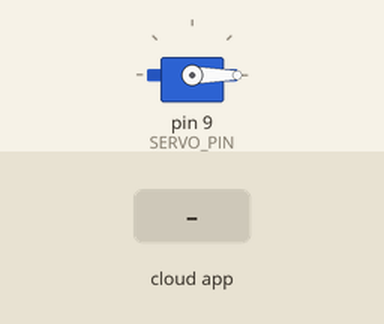
This sketch was run on a simulated Arduino Uno, built with avr-gcc and run on an emulated ATmega328P. Parts: servo. Inputs (shaded band) come from the test bench. The ROS host is connected and sends only what is stated.

Above: at 1.2 s.
1.3 s: the phone or cloud app sets base_antenna_angle to 1
Timing chart, 0 to 4.3 s (numbered marks = the images above; inputs shaded):
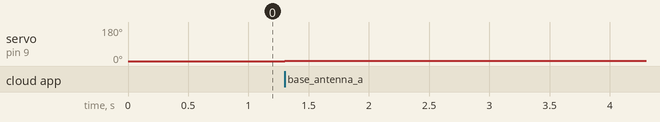

Measured:
- after the input at 1.3 s, servo on pin 9 (SERVO_PIN): 0° → 1° at once

The sketch:

Base_Antenna.ino
```cpp
//AUTHORS: David Hill (based on code by Joseph Cannon and Spencer Stowell)
//DATE: 4/11/2023
//PURPOSE: Add ROS functionality to base antenna servo

//Topic for servo is: "base_antenna_angle"

//include ROS libraries
#include <ros.h>
#include <std_msgs/UInt8.h>

//this is the header file for running a servos
#include <Servo.h>

using namespace std;

const int SERVO_PIN = 9;
volatile uint8_t angleCommand = 0;
Servo antennaServo;  // create servo object to control a servo

//set up ROS node handle.
ros::NodeHandle nh;

//ros node callback (gets called when something gets published to the base_antenna_angle topic)
//Expects object of type Uint16 from the rover_msgs package
void servoCb(const std_msgs::UInt8 &angleCmd) {
  angleCommand = angleCmd.data;
}


//subscribe to Ros topic for servo commands
//The topic is in quotes "" and the callback fn follows the &
ros::Subscriber<std_msgs::UInt8> subservo("base_antenna_angle", &servoCb);

void setup() {

  nh.getHardware()->setBaud(115200);
  nh.initNode();
  nh.subscribe(subservo);

  //initialize servo with correct pin
  antennaServo.attach(SERVO_PIN);

}

void loop() {
  nh.spinOnce();
  antennaServo.write(angleCommand); // tell servo to go to position in variable 'pos'
  delay(10);
}
```
